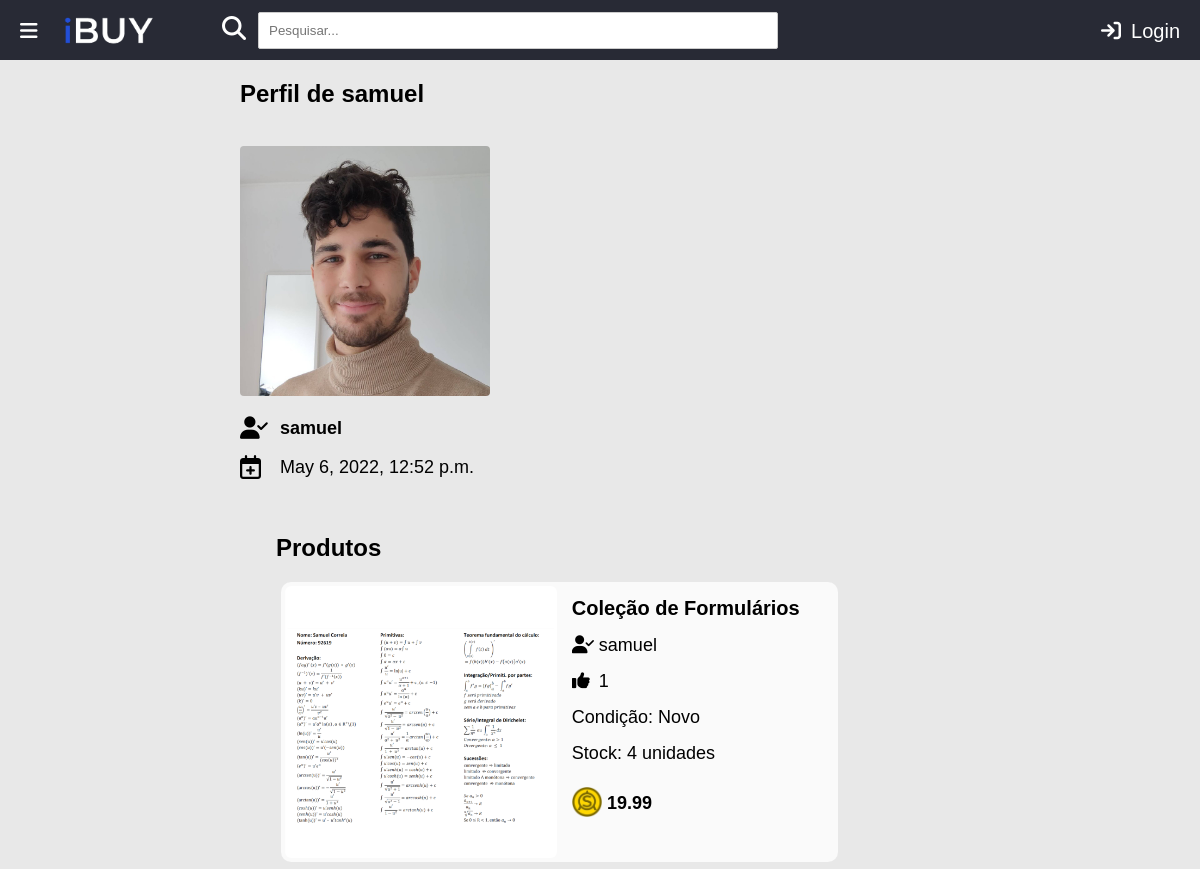
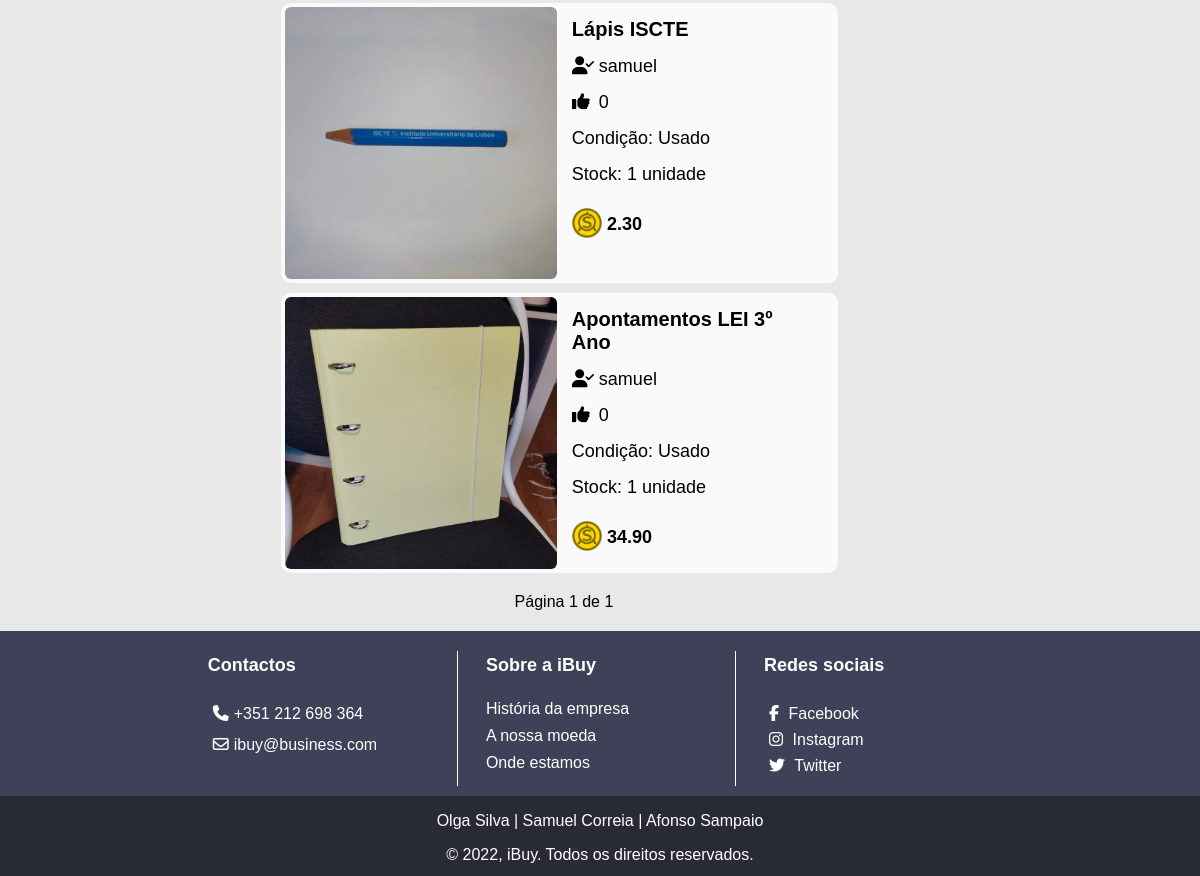
The app's page /ibuy/perfil/16, older data (2 pictures, top to bottom).
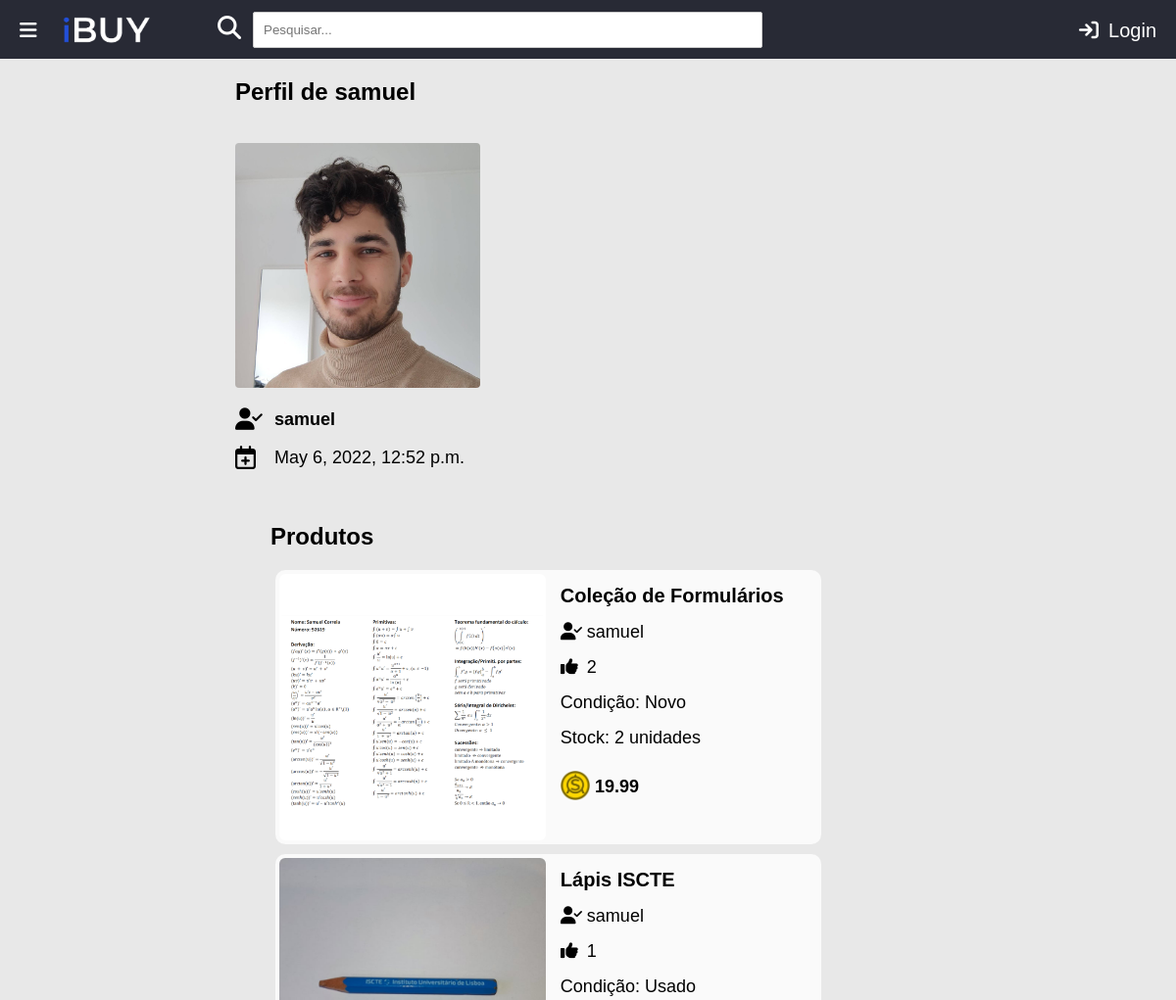
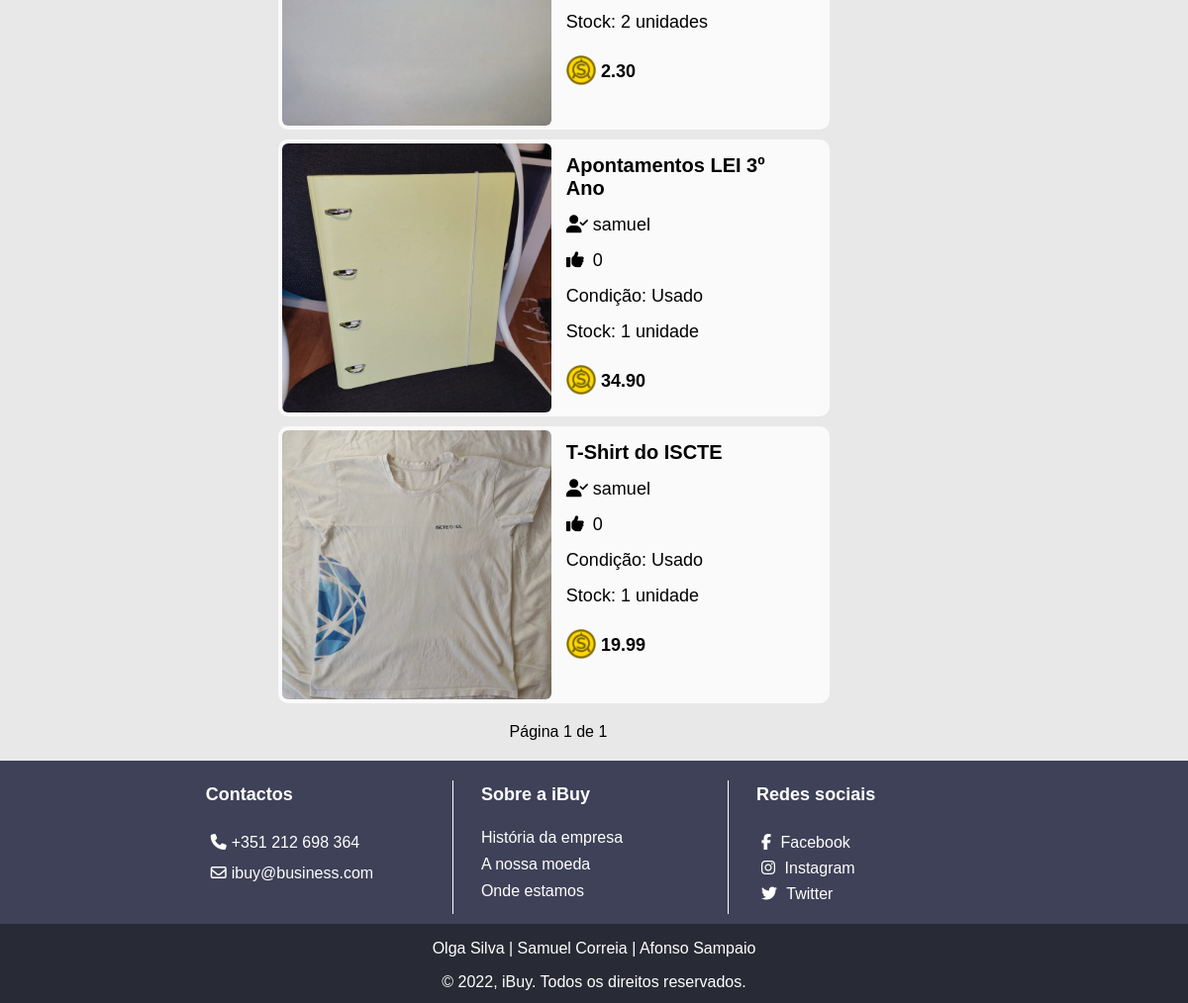
The same page, newer data (2 pictures, top to bottom).
### ibuy/models.py (models this page shows, shortened)
class Utilizador(models.Model):
    user = models.OneToOneField(User, on_delete=models.CASCADE)
    imagem = models.CharField(max_length=100, default='utilizador.png')
    credito = models.DecimalField(max_digits=6, decimal_places=2, default=0.00)

class Produto(models.Model):
    user = models.ForeignKey(User, on_delete=models.CASCADE, default="")
    likes = models.ManyToManyField(User, related_name='likes')
    nome = models.CharField(max_length=100)
    categoria = models.ForeignKey(Categoria, on_delete=models.CASCADE, default="", related_name="Categoria")
    quantidade = models.IntegerField(default=0)
    timestamp = models.DateTimeField(default=datetime.now, editable=False)
    descricao = models.TextField()
    preco = models.DecimalField(
        max_digits=6,
        decimal_places=2,
        default=0.00,
    )
    imagem = models.CharField(max_length=100, default='produto.png')
    video_embed = models.CharField(max_length=1000, blank=True)
    NOVO = 'Novo'
    USADO = 'Usado'
    OPCOES_CONDICAO = (
        (NOVO, 'Novo'),
        (USADO, 'Usado'),
    )
    condicao = models.CharField(choices=OPCOES_CONDICAO, default=NOVO, max_length=100)
    def total_likes(self):
        return self.likes.count()

### ibuy/views.py (the view)
# urls.py: path('perfil/<int:user_id>', views.perfil, name='perfil'),
def perfil(request, user_id):
    user = get_object_or_404(User, pk=user_id)
    if user.is_superuser and request.user.id != user.id:
        return HttpResponseRedirect(reverse('ibuy:erro'))
    lista_produtos = Produto.objects.filter(user_id=user.id)
    lista_produtos = sorted(lista_produtos, key=lambda x: x.total_likes(), reverse=True)  # ordenar por likes
    if user.id != request.user.id:
        lista_produtos = list(filter(lambda x: x.quantidade != 0, lista_produtos))  # remover produtos com 0 unidades
    paginas = Paginator(lista_produtos, 4)
    page_number = request.GET.get('page')
    page_obj = paginas.get_page(page_number)
    context = {
        'user': user,
        'lista_produtos': lista_produtos,
        'page_obj': page_obj,
    }
    return render(request, 'ibuy/perfil.html', context)

### ibuy/templates/ibuy/perfil.html (shortened to what this page needs)
{% extends "ibuy/index.html" %}
{% load static %}
{% block content %}
<section class="profile-wrap">
    {% if request.user.id == user.id %}
    <h2>Meu Perfil</h2>
    {% else %}
    <h2>Perfil de {{ user.username }}</h2>
    {% endif %}
    <aside class="profile-aside">
        <br>
        <img src="{% static 'media/images/utilizador/' %}{{user.utilizador.imagem}}" height=250px width=auto> <br>
        <br>
        <section class="profile-username"><a href="{% url 'ibuy:perfil' user.id %}">
            <i class="fa-solid fa-user-check fa-lg"></i>{{ user.username }}</a></section>
        <br>
        <i class="fa-regular fa-calendar-plus fa-xl"></i><strong style="font-size: 18px; font-weight: normal;">{{ user.date_joined }}</strong>
        <br><br>
        <br>
    </aside>
    <section class="profile-content">
        {% if lista_produtos %}
        <h2>Produtos</h2>
        {% for produto in page_obj.object_list %}
        <section style="cursor: pointer;" class="object-wrap-profile" id="{{ produto.id }}"
                 onclick='location.href="/ibuy/produto/{{produto.id}}";' id="{{ produto.id }}">
            <section class="object-img">
                <img src="{% static 'media/images/produto/' %}{{ produto.imagem }}" alt="Produto"
                     id="img-produto">
            </section>
            <section class="object-details-wrap">
                <section class="object-name">
                    <a href="{% url 'ibuy:produto' produto.id %}">
                        {{ produto.nome }}
                    </a>
                </section>
                <section class="object-username">
                    <a href="{% url 'ibuy:perfil' produto.user.id %}">
                        <i class="fa-solid fa-user-check"></i>{{ produto.user.username }}
                    </a>
                </section>
                <section class="object-detail-one"><i class="fa-solid fa-thumbs-up"></i>{{ produto.total_likes }}
                </section>
                <section class="object-detail-two">Condição: {{ produto.condicao }}
                </section>
                <section class="object-detail-three">Stock: {{ produto.quantidade }} unidade{{ produto.quantidade|pluralize }}
                </section>
                <section class="object-detail-four"><img src="{% static 'ibuy/images/coin.png' %}"
                                                         alt="Moeda do website" width="30" height="30"> {{ produto.preco }}
                </section>
            </section>
        </section>
        {% endfor %}
  <section class="pagination">
            <span class="step-links">
                <span class="current">
                    Página {{ page_obj.number }} de {{ page_obj.paginator.num_pages }}
                </span>
            </span>
        </section>
        {% endif %}
    </section>
</section>
{% endblock %}

### ibuy/templates/ibuy/index.html (shortened to what this page needs)
<!DOCTYPE html>
<html lang="en">
<head>
    {% load static %}
    <link rel="stylesheet" type="text/css" href="{% static 'ibuy/style.css' %}"/>
</head>
<body>
<section class="page-wrap">
    <header>
        <section class="open-sidebar-btn">
            <a href="#" id="menu-btn">
                <i class="fa fa-bars" aria-hidden="true"></i>
            </a>
        </section>
        <section class="logo">
            <a href="{% url 'ibuy:index' %}"><img src="{% static 'ibuy/images/LOGO-IBUY-White-Trans.gif' %}"
                                                  alt="Logo iBuy" height="50"></a>
        </section>
        <section class="search">
            <i id="search-symbol" class="fa-solid fa-magnifying-glass fa-xl"></i>
            <form method="get" id="search-form" action="{% url 'ibuy:index' %}">
                <input id="search-text" name="pesquisa" type="text" placeholder="Pesquisar...">
            </form>
        </section>
        <section class="header-btns">
            {% if request.user.is_authenticated %}
            <a href="{% url 'ibuy:logoutview' %}" class="header-btns-link"><i class="fa-solid fa-arrow-right-from-bracket" id="logout-btn"></i>Logout</a>
            <a href="{% url 'ibuy:perfil' request.user.id %}" class="header-btns-link"><i class="fa-solid fa-user"></i>Perfil</a>
            {% else %}
            <a href="{% url 'ibuy:loginuser' %}" class="header-btns-link"><i class="fa-solid fa-arrow-right-to-bracket"></i>Login</a>
            {% endif %}
        </section>
    </header>
    <section class="content-wrap">
        {% block content %}{% endblock %}
    </section>
    <footer>
        <section class="upper-footer-wrap">
            <section class="upper-footer-wrap-content">
                <section class="upper-footer-wrap-left">
                    <section class="upper-footer-wrap-left-text">
                        <h4>Contactos</h4>
                        <p><i class="fa-solid fa-phone"></i>+351 212 698 364</p>
                        <p><i class="fa-regular fa-envelope"></i>ibuy@business.com</p>
                    </section>
                </section>
                <section class="upper-footer-wrap-mid">
                    <section class="upper-footer-wrap-mid-text">
                        <h4>Sobre a iBuy</h4>
                        <p><a href="{% url 'ibuy:historiaempresa' %}">História da empresa</a></p>
                        <p><a href="{% url 'ibuy:nossamoeda' %}">A nossa moeda</a></p>
                        <p><a href="{% url 'ibuy:ondeestamos' %}">Onde estamos</a></p>
                    </section>
                </section>
                <section class="upper-footer-wrap-right">
                    <section class="upper-footer-wrap-right-text">
                        <h4>Redes sociais</h4>
                        <a href="https://m.facebook.com/samco2k?_rdr" target="_blank"><i
                                class="fa-brands fa-facebook-f"></i> Facebook</a><br>
                        <a href="https://www.instagram.com/opombosilva/" target="_blank"><i
                                class="fa-brands fa-instagram"></i> Instagram</a><br>
                        <a href="https://twitter.com/uhfonso" target="_blank"><i class="fa-brands fa-twitter"></i>
                            Twitter</a><br>
                    </section>
                </section>
            </section>
        </section>
        <section class="lower-footer-wrap">
            <p>Olga Silva | Samuel Correia | Afonso Sampaio</p>
            <p>&copy; 2022, iBuy. Todos os direitos reservados.</p>
        </section>
    </footer>
</section>
</body>
</html>

### ibuy/static/ibuy/style.css (style rules this page uses)
html, body { font-family: sans-serif; margin: 0; padding: 0; background-color: #E8E8E8; overflow-x: hidden; }
.page-wrap { position: relative; min-height: 100vh; overflow: hidden; }
.content-wrap { width: 60%; padding-left: 20%; padding-right: 20%; padding-bottom: 245px; }
.object-img { display: inline-block; }
.object-img img { width: 17em; height: 17em; object-fit: cover; border-radius: 6px; }
.object-details-wrap { overflow: hidden; margin-right: 4%; margin-top: 2%; width: 100%; max-width: 15em; max-height: 16em; height: 100%; display: inline-block; float: right; position: relative; }
.object-details-wrap i { width: 27px; }
footer .upper-footer-wrap, footer .lower-footer-wrap { width: 100%; position: absolute; color: white; }
footer h4 { font-weight: bold; font-size: 18px; }
.upper-footer-wrap { bottom: 80px; height: 160px; background-color: #3e4157; padding-bottom: 0.4%; }
.lower-footer-wrap { bottom: 0; height: 80px; background-color: #282A35; text-align: center; }
.upper-footer-wrap-content { width: 70%; padding-left: 15%; padding-right: 15%; height: 160px; margin: 0 auto; }
.upper-footer-wrap-content a:link { text-decoration: none; color: inherit; }
.upper-footer-wrap-left, .upper-footer-wrap-mid, .upper-footer-wrap-right { float:left; width: 33%; text-align: left; }
.upper-footer-wrap-left-text, .upper-footer-wrap-mid-text, .upper-footer-wrap-right-text { margin: 0 auto; padding-left: 10%; }
.upper-footer-wrap-mid-text p { margin: 0 0 9px; }
.upper-footer-wrap-left-text p { margin: 0 0 5px; }
.upper-footer-wrap i { padding: 5px; }
header { height: 60px; background-color: #282A35 !important; overflow: hidden; }
.open-sidebar-btn { float: left; margin: 20px; font-size: 20px; color: white !important; text-align: center; text-decoration: none; }
.open-sidebar-btn a { text-decoration: none; color: inherit; }
.header-btns-link { float: right; color: white !important; text-align: center; padding: 20px 20px; text-decoration: none; font-size: 20px; }
.header-btns i { padding-right: 10px; }
.header-btns { height: 60px; margin-top: 0; float: right; }
.logo a { padding-top: 6px; display: block; float: left; text-decoration: none; color: inherit; }
#search-text { width: 250%; padding: 10px 10px; margin:0; border: 1px solid #ccc; border-radius: 2px; }
#search-form { float: left; padding-top: 12px; }
#search-symbol { margin: 12px; padding-top: 16px; float: left; color: white; }
.search { margin-left: 17.5%; }
.object-name a { font-size: 20px; font-weight: bold; text-decoration: none; color: black; }
.object-name { padding-bottom: 0%; }
.object-username a { font-size: 18px; text-decoration: none; color: black; }
.object-detail-one { font-size: 18px; }
.object-detail-three { font-size: 18px; }
.object-detail-two { font-size: 18px; }
.object-detail-four { display: inline-block; font-size: 18px; font-weight: bold; width: 45%; }
.object-detail-four img { position: relative; top: 8px; }
.object-details-wrap section { margin-bottom: 15px; }
.profile-aside { float:left; }
.profile-content { float: left; width: 100%; max-width: 36em; margin-left: 5%; }
.profile-wrap { overflow: hidden; }
.object-wrap-profile { width: 100%; max-width: 34.3em; border: 4px solid transparent; height: 17em; border-radius: 10px; background-color: #fafafa; margin: 5px; margin-bottom: 10px; }
.profile-username, .profile-edit, .profile-delete { font-weight: bold; font-size: 18px; color: black; }
.profile-aside a { color: inherit; text-decoration: none; }
.profile-aside i { width: 40px; }
.profile-aside img { border-radius: 4px; }
.pagination, .step-links { text-align: center; margin-top: 20px; margin-bottom: 20px; color: black; }

Row changes from the older to the newer data that the page shows:
changed Produto "Coleção de Formulários": total_likes "1" → "2"; quantidade "4" → "2"
changed Produto "Lápis ISCTE": total_likes "0" → "1"; quantidade "1" → "2"
added Produto: imagem (picture), nome "T-Shirt do ISCTE", user.username "samuel", total_likes "0", condicao "Usado", quantidade "1", preco "19.99"
